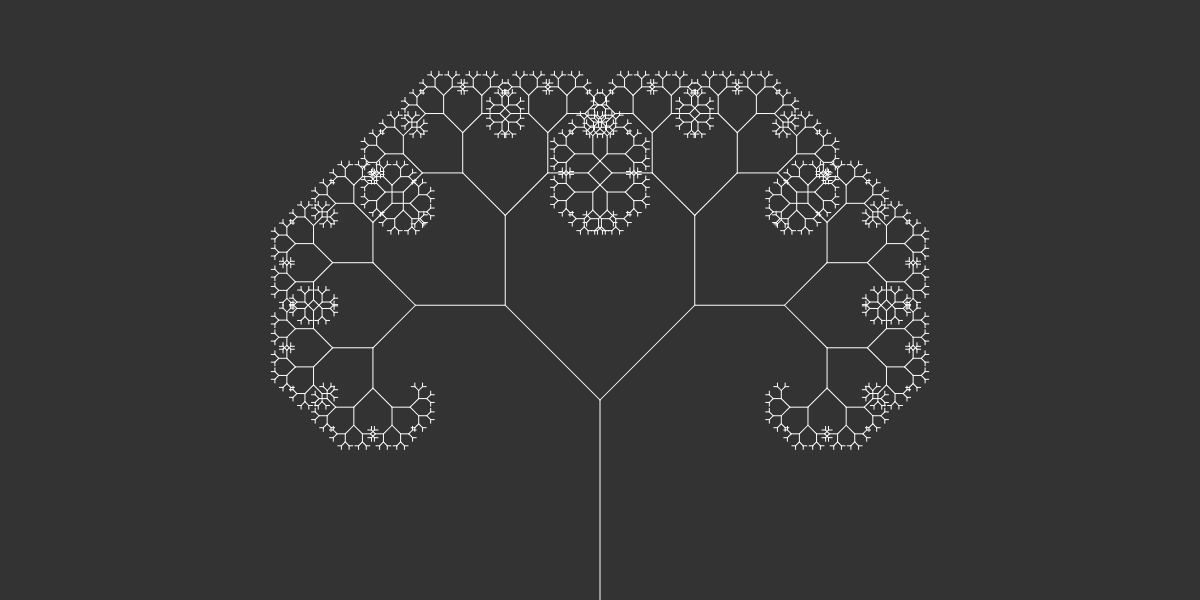
Frame 1 (no input)
Frame 60 (no input): identical to frame 1, image omitted
Frame 120 (the mouse pressed at the canvas centre since frame 60): identical to frame 1, image omitted

The p5.js sketch that drew this single still picture (run headless with seeded random() and noise() and a simulated clock; from frame 60 on, the mouse is pressed at the canvas centre):

// p5.js sketch
// ── sketch.js
var angleOne;
var angleTwo;
var lenSlide;
var multFact;

function setup(){
	//background(51);
	angleMode(DEGREES);
	createCanvas(1200,600);
	angleOne= createSlider(0, 360, 45, 0.01);
	angleTwo= createSlider(0, 360, 45, 0.01);
	lenSlide = createSlider(1.5,5,4,0.01);
	multFact = createSlider(0.1, 0.72, 0.67, 0.01);
}

function draw(){
	background(51);
	//angle = slider.value();
	stroke(255);
	translate(width/2,height);
	branch(200);
}

function branch(len){
	line(0,0,0,-len);
	translate(0,-len);
	if(len>lenSlide.value()){
		push();
		rotate(angleOne.value());
		branch(len * multFact.value());
		pop();
		
		push();
		rotate(-angleTwo.value());
		branch(len * multFact.value());
		pop();
	}
}
